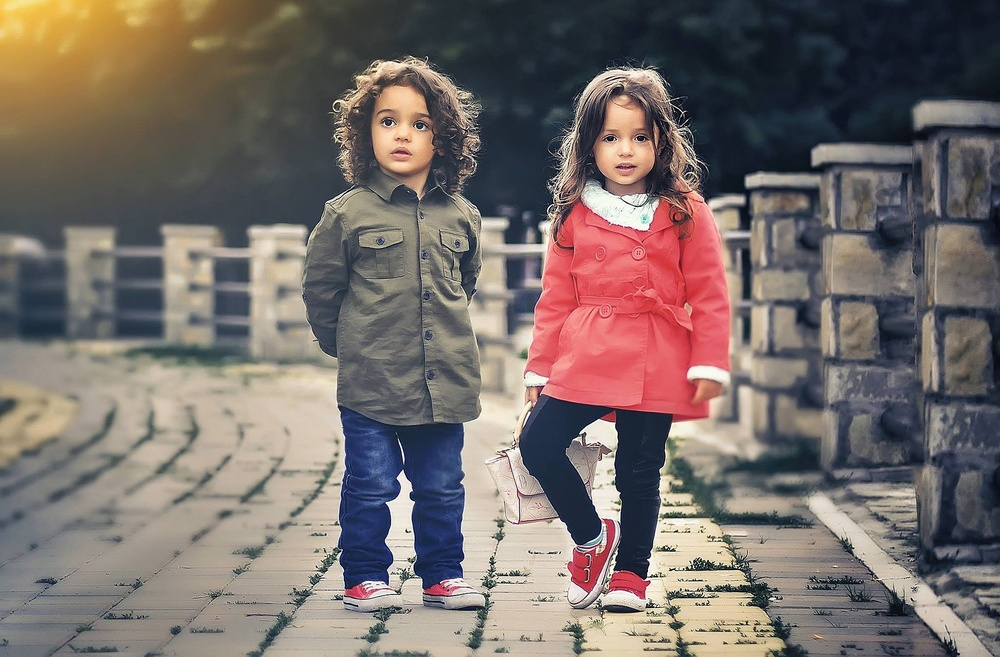
#> input picture py/opencv4/children.jpg, 1000 x 657 px, shrunk from 1920 x 1261 before the run
$ python 12_opencv.py
#> lines starting #> are read from the running program, lines starting #| are printed output that depends on the picture
import cv2
import argparse
from matplotlib import pyplot as plt
import numpy as np
from matplotlib import font_manager

my_font = font_manager.FontProperties(
    fname="/usr/share/fonts/opentype/noto/NotoSansCJK-Bold.ttc")


def show_image(image, title, pos):
    image_RGB = image[:, :, ::-1]
    plt.subplot(2, 3, pos)
    plt.imshow(image_RGB)
    plt.title(title, fontproperties=my_font)


def show_histogram(hist, title, pos, color):
    plt.subplot(2, 3, pos)
    plt.xlabel("Bins", fontproperties=my_font)
    plt.ylabel("Pixels", fontproperties=my_font)
    plt.xlim([0, 256])
    plt.plot(hist, color=color)
    plt.title(title, fontproperties=my_font)


def main():
    plt.figure(figsize=(15, 6))
    plt.suptitle("灰度直方图", fontsize=14, fontweight="bold",
                 fontproperties=my_font)
    img = cv2.imread("./children.jpg")
#> img is the input picture: shape (657, 1000, 3); mean B, G, R 105.5, 109.3, 119.7
    img_gray = cv2.cvtColor(img, cv2.COLOR_BGR2GRAY)
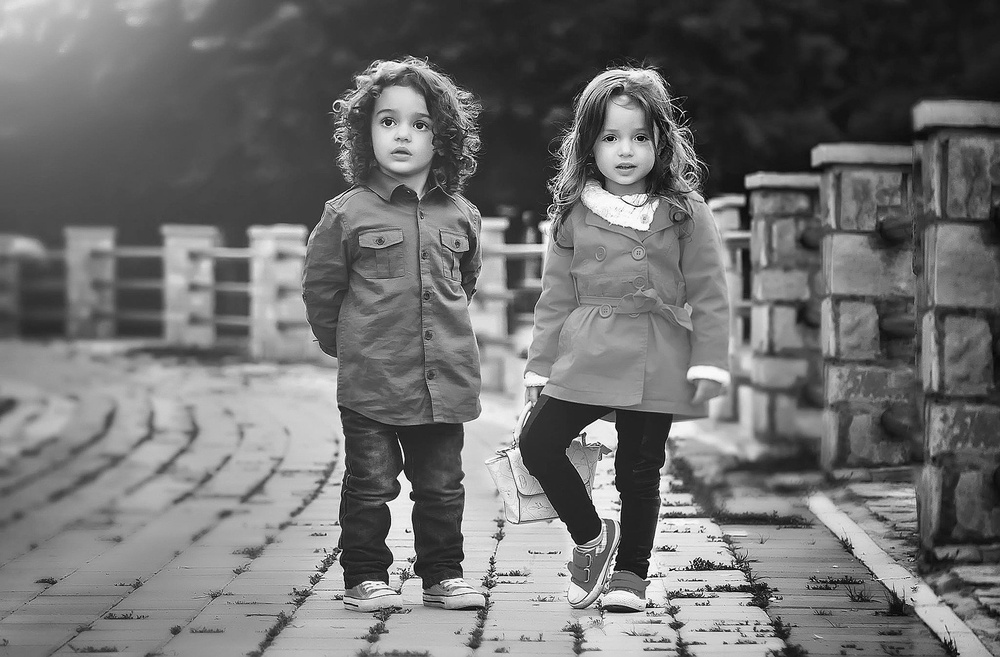
#> img_gray: shape (657, 1000); min 0, max 255, mean 112

    hist_img = cv2.calcHist([img_gray], [0], None, [256], [0, 256])
#> hist_img = 256 values, max 5304 at index 81, min 10 at index 0, mean 2566.4
    # hist_img2 = cv2.calcHist(img_gray, [0], None, [256], [0, 256])

    img_BGR = cv2.cvtColor(img_gray, cv2.COLOR_GRAY2BGR)
    show_image(img_BGR, "BGR image", 1)
    show_histogram(hist_img, "gray image histogram", 4, "m")
    # show_histogram(hist_img2, "gray image histogram", 5, "m")

    M = np.ones(img_gray.shape, np.uint8) * 50
    added_img = cv2.add(img_gray, M)
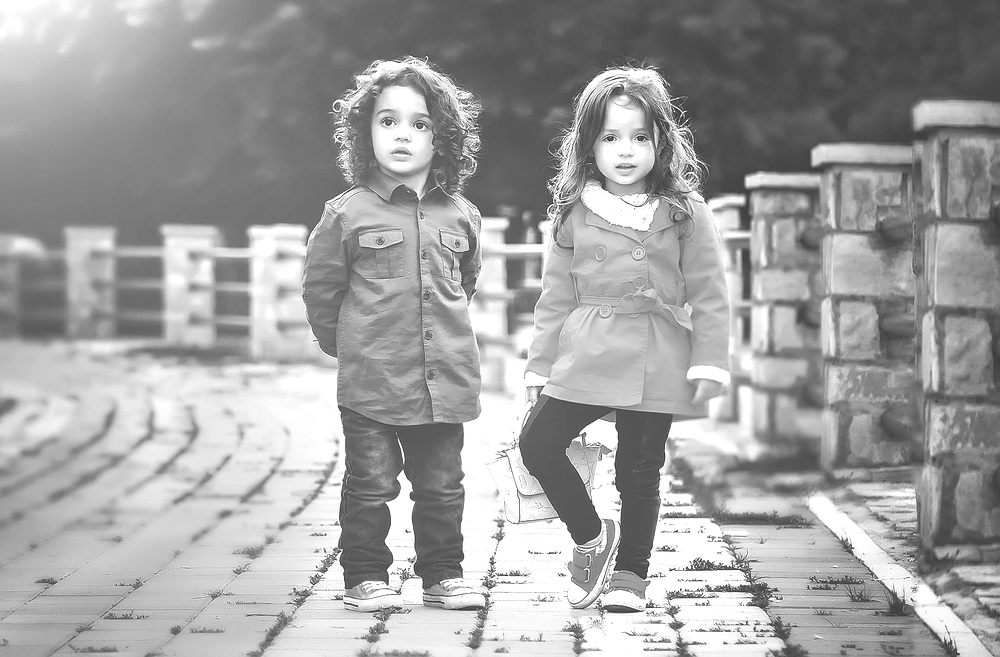
#> added_img: shape (657, 1000); min 50, max 255, mean 161
    add_img_hist = cv2.calcHist([added_img], [0], None, [256], [0, 256])
#> add_img_hist = 256 values, max 42764 at index 255, min 0 at index 0, mean 2566.4
    added_img_BGR = cv2.cvtColor(added_img, cv2.COLOR_GRAY2BGR)
    show_image(added_img_BGR, "added image", 2)
    show_histogram(add_img_hist, "added image hist", 5, 'm')

    subtract_img = cv2.subtract(img_gray, M)
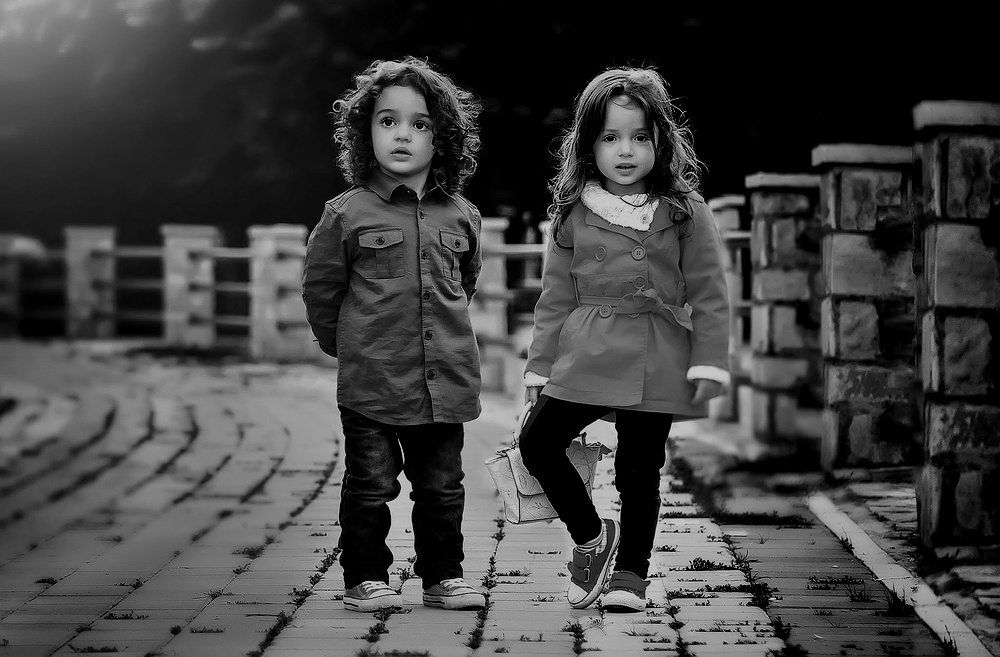
#> subtract_img: shape (657, 1000); min 0, max 205, mean 64.8
    subtract_img_hist = cv2.calcHist(
        [subtract_img], [0], None, [256], [0, 256])
#> subtract_img_hist = 256 values, max 123853 at index 0, min 0 at index 206, mean 2566.4
    subtract_img_BGR = cv2.cvtColor(subtract_img, cv2.COLOR_GRAY2BGR)
    show_image(subtract_img_BGR, "subtract image", 3)
    show_histogram(subtract_img_hist, "subtract image hist", 6, 'm')
    plt.show()
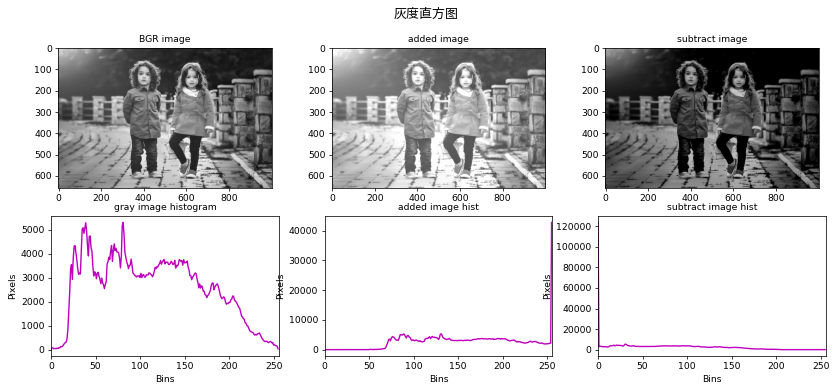
#> figure drawn by matplotlib, 6 panels; panel 2: curve peaks at x = 81, y = 5304; panel 4: curve peaks at x = 255, y = 42764; panel 6: curve peaks at x = 0, y = 123853


if __name__ == "__main__":
    main()

$ run again, with py/opencv4/girls.jpg copied over py/opencv4/children.jpg
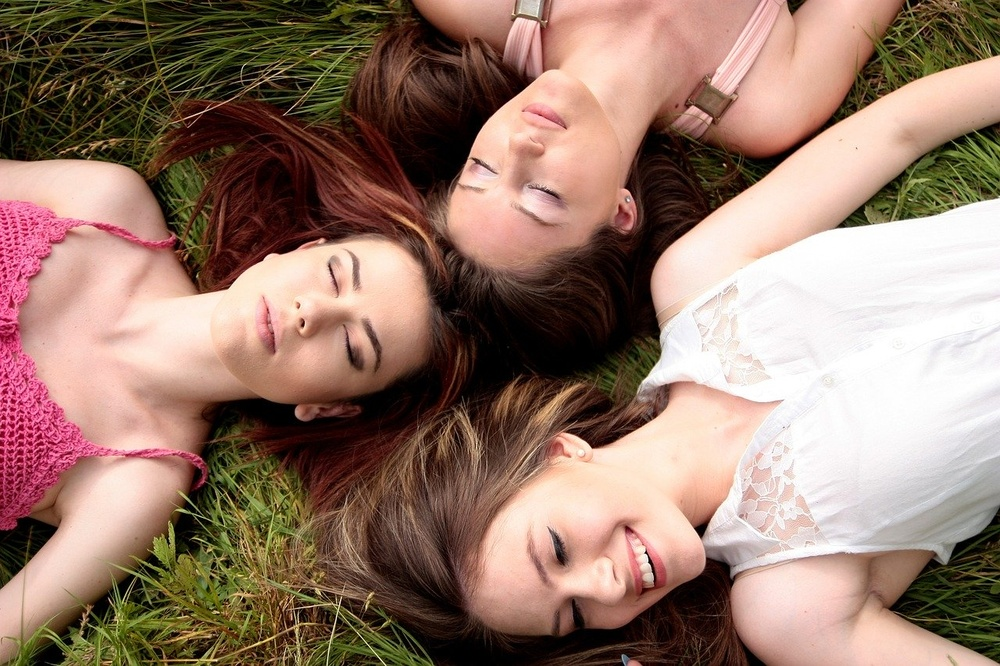
#> input picture py/opencv4/girls.jpg, 1000 x 666 px, shrunk from 1280 x 853 before the run
#> in main, img is the input picture: shape (666, 1000, 3); mean B, G, R 108.3, 122.2, 150.6
#> hist_img = 256 values, max 8692 at index 1, min 1298 at index 138, mean 2601.6
#> in main, `added_img = cv2.add(img_gray, M)`:
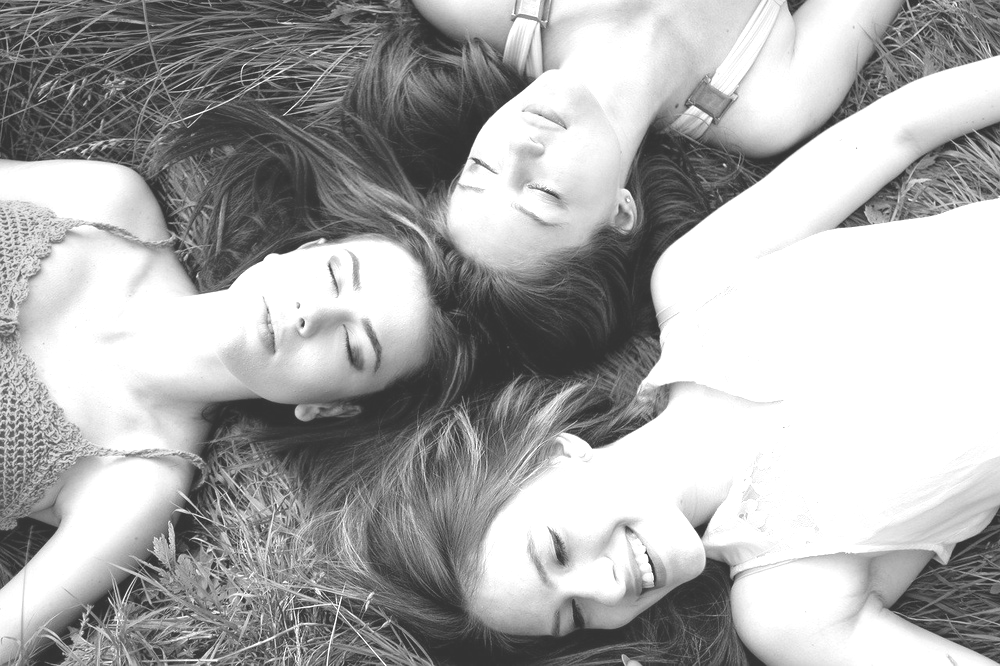
#> added_img: shape (666, 1000); min 50, max 255, mean 171.2
#> add_img_hist = 256 values, max 193582 at index 255, min 0 at index 0, mean 2601.6
#> in main, `subtract_img = cv2.subtract(img_gray, M)`:
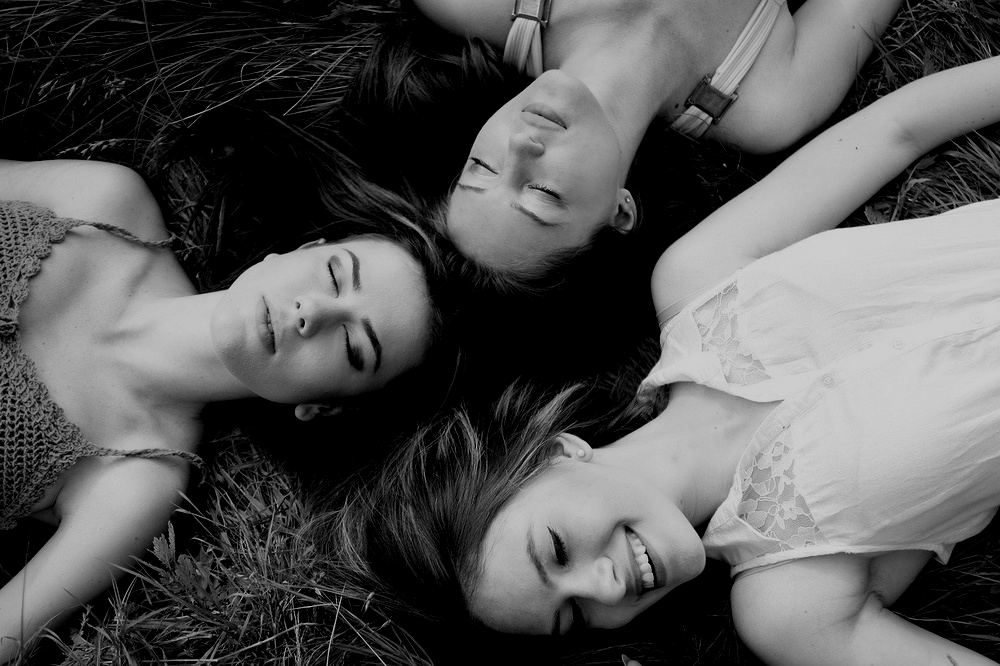
#> subtract_img: shape (666, 1000); min 0, max 205, mean 87.1
#> subtract_img_hist = 256 values, max 180203 at index 0, min 0 at index 206, mean 2601.6
